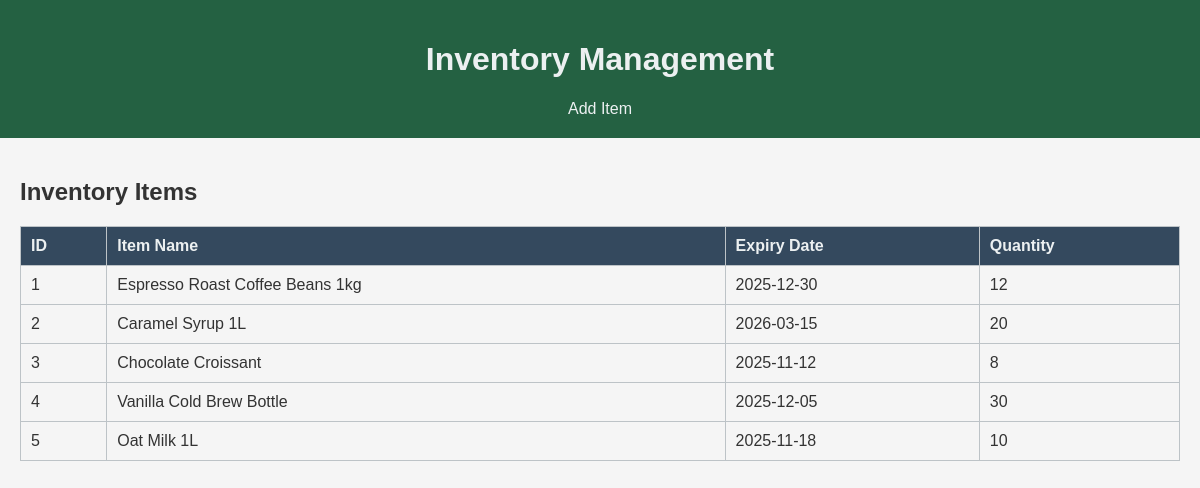
The page /management.php on the database its author committed.
### tables this page shows
CREATE TABLE `products` (
  `id` int(11) NOT NULL,
  `name` varchar(100) NOT NULL,
  `category` varchar(50) DEFAULT NULL,
  `price` decimal(10,2) NOT NULL,
  `stock` int(11) NOT NULL DEFAULT 0,
  `expiry_date` date DEFAULT NULL,
  `created_at` timestamp NOT NULL DEFAULT current_timestamp()
);

### management.php (the view, shortened to what this page needs)
<?php
include 'conn.php';
$sql = "SELECT * FROM products";
$result = $conn->query($sql);
?>
<!DOCTYPE html>
<html lang="en">
<head>
    <link rel="stylesheet" href="styles.css">
</head>
<body>
    <header>
        <h1>Inventory Management</h1>
        <nav>
            <a href="add.php">Add Item</a>
        </nav>
    </header>
    <main>
        <h2>Inventory Items</h2>
        <table>
            <thead>
                <tr>
                    <th>ID</th>
                    <th>Item Name</th>
                    <th>Expiry Date</th>
                    <th>Quantity</th>
                </tr>
            </thead>
            <tbody>
                <?php if ($result->num_rows > 0): ?>
                    <?php while ($row = $result->fetch_assoc()): ?>
                        <tr>
                            <td><?= htmlspecialchars($row['id']) ?></td>
                            <td><?= htmlspecialchars($row['name']) ?></td>
                            <td><?= htmlspecialchars($row['expiry_date']) ?></td>
                            <td><?= htmlspecialchars($row['stock']) ?></td>
                        </tr>
                    <?php endwhile; ?>
                <?php else: ?>
                    <tr><td colspan="4">No items found.</td></tr>
                <?php endif; ?>
            </tbody>
        </table>
    </main>
</body>
</html>

### styles.css (style rules this page uses)
body { font-family: Arial, sans-serif; margin: 0; padding: 0; background-color: #f5f5f5; color: #333; }
header { background-color: #246142; color: #ecf0f1; padding: 20px; text-align: center; }
nav a { color: #ecf0f1; margin: 0 15px; text-decoration: none; }
main { padding: 20px; }
table { width: 100%; border-collapse: collapse; margin-top: 20px; }
th, td { border: 1px solid #bdc3c7; padding: 10px; text-align: left; }
th { background-color: #34495e; color: #ecf0f1; }

### rows shown on the page
products: id "1", name "Espresso Roast Coffee Beans 1kg", expiry_date "2025-12-30", stock "12"
products: id "2", name "Caramel Syrup 1L", expiry_date "2026-03-15", stock "20"
products: id "3", name "Chocolate Croissant", expiry_date "2025-11-12", stock "8"
products: id "4", name "Vanilla Cold Brew Bottle", expiry_date "2025-12-05", stock "30"
products: id "5", name "Oat Milk 1L", expiry_date "2025-11-18", stock "10"
